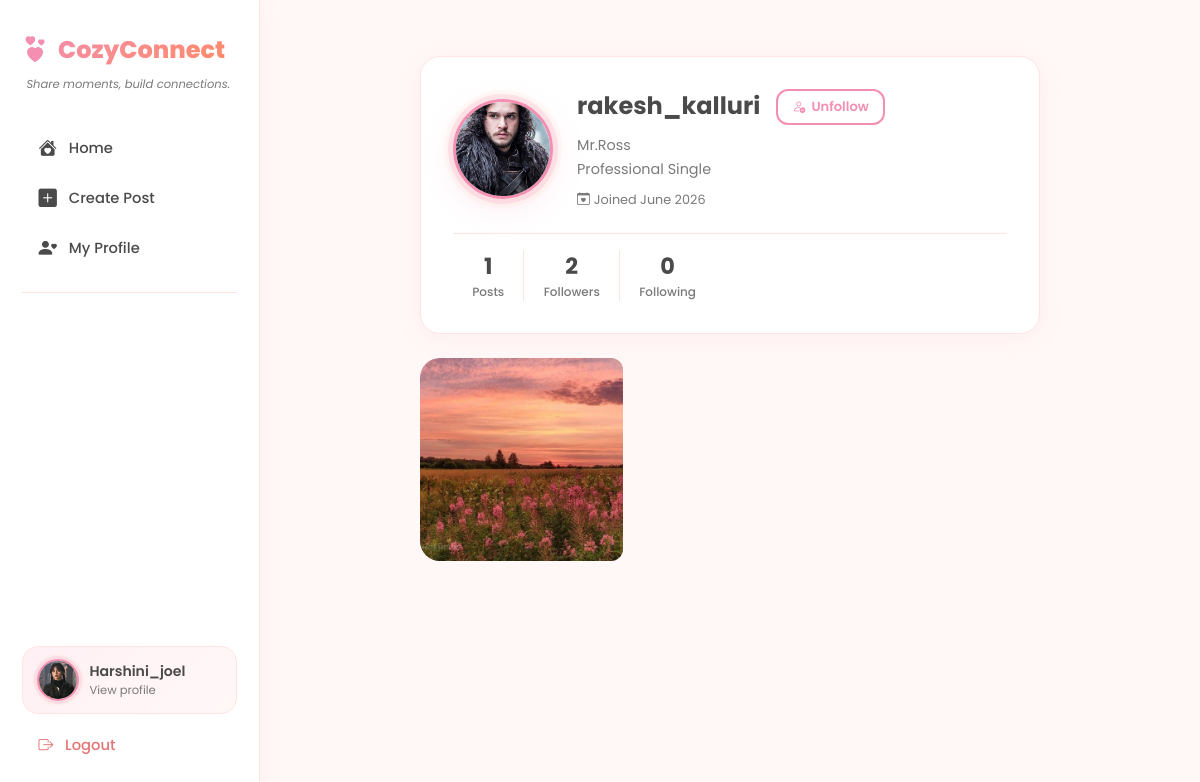
The page /profile/rakesh_kalluri/ (signed in) on the database its author committed.
### social/models.py (models this page shows, shortened)
class Profile(models.Model):
    user = models.OneToOneField(
        User,
        on_delete=models.CASCADE,
        related_name='profile'
    )
    bio = models.TextField(max_length=300, blank=True)
    avatar = models.ImageField(
        upload_to='avatars/',
        default='avatars/default.png',
        blank=True
    )
    def get_followers_count(self):
        return Follow.objects.filter(following=self.user).count()
    def get_following_count(self):
        return Follow.objects.filter(follower=self.user).count()
    def get_posts_count(self):
        return Post.objects.filter(author=self.user).count()

class Post(models.Model):
    author = models.ForeignKey(
        User,
        on_delete=models.CASCADE,
        related_name='posts'
    )
    caption = models.TextField(max_length=500, blank=True)
    image = models.ImageField(
        upload_to='posts/',
        blank=True,
        null=True
    )
    created_at = models.DateTimeField(auto_now_add=True)
    class Meta:
        ordering = ['-created_at']

### social/views.py (the view)
# urls.py: path('profile/<str:username>/', views.profile_view, name='profile'),
@login_required(login_url='login')
def profile_view(request, username):
    profile_user = get_object_or_404(User, username=username)
    profile = profile_user.profile
    posts = Post.objects.filter(author=profile_user)
    is_following = Follow.objects.filter(
        follower=request.user,
        following=profile_user
    ).exists()
    return render(request, 'social/profile.html', {
        'profile_user': profile_user,
        'profile': profile,
        'posts': posts,
        'is_following': is_following,
        'followers_count': profile.get_followers_count(),
        'following_count': profile.get_following_count(),
        'posts_count': profile.get_posts_count(),
    })

### templates/social/profile.html (shortened to what this page needs)
{% extends 'social/base.html' %}
{% block content %}
<div class="content-center">
    <div class="profile-header-card">
        <div class="d-flex align-items-center gap-4 flex-wrap">
            <div class="avatar-cozy avatar-lg">
                {% if profile.avatar %}
                <img src="{{ profile.avatar.url }}" alt="avatar">
                {% else %}
                <div class="avatar-init">{{ profile_user.username|first|upper }}</div>
                {% endif %}
            </div>
            <div class="flex-fill">
                <div class="d-flex align-items-center gap-3 flex-wrap mb-2">
                    <h4 style="font-weight:700;color:var(--text);margin:0;">{{ profile_user.username }}</h4>
                    {% if request.user == profile_user %}
                    <a href="{% url 'edit_profile' %}" class="btn-cozy-outline"
                        style="font-size:0.82rem;padding:6px 14px;">
                        <i class="bi bi-pencil-heart"></i> Edit Profile
                    </a>
                    {% else %}
                    <a href="{% url 'follow' username=profile_user.username %}"
                        class="{% if is_following %}btn-cozy-outline{% else %}btn-cozy{% endif %}"
                        style="font-size:0.82rem;padding:6px 14px;">
                        {% if is_following %}
                        <i class="bi bi-person-dash"></i> Unfollow
                        {% else %}
                        <i class="bi bi-person-plus"></i> Follow
                        {% endif %}
                    </a>
                    {% endif %}
                </div>
                {% if profile.bio %}
                <p class="profile-bio mb-2">{{ profile.bio }}</p>
                {% else %}
                <p style="color:var(--muted);font-size:0.88rem;font-style:italic;" class="mb-2">No bio yet...</p>
                {% endif %}
                <div style="font-size:0.8rem;color:var(--muted);">
                    <i class="bi bi-calendar-heart me-1"></i>Joined {{ profile_user.date_joined|date:"F Y" }}
                </div>
            </div>
        </div>
        <div class="d-flex mt-4 pt-3" style="border-top:1.5px solid var(--border);">
            <div class="stat-box">
                <span class="stat-num">{{ posts_count }}</span>
                <span class="stat-label">Posts</span>
            </div>
            <div class="stat-box">
                <span class="stat-num">{{ followers_count }}</span>
                <span class="stat-label">Followers</span>
            </div>
            <div class="stat-box">
                <span class="stat-num">{{ following_count }}</span>
                <span class="stat-label">Following</span>
            </div>
        </div>
    </div>
    {% if posts %}
    <div class="posts-grid">
        {% for post in posts %}
        <div class="grid-post">
            {% if post.image %}
            <img src="{{ post.image.url }}" alt="post">
            {% else %}
            <div class="grid-post-placeholder">
                <i class="bi bi-chat-heart" style="font-size:1.5rem;color:var(--rose);"></i>
                <span>{{ post.caption|truncatechars:25 }}</span>
            </div>
            {% endif %}
        </div>
        {% endfor %}
    </div>
    {% endif %}
</div>
{% endblock %}

### templates/social/base.html (shortened to what this page needs)
<!DOCTYPE html>
<html lang="en">
<head>
    <link href="https://cdn.jsdelivr.net/npm/bootstrap@5.3.0/dist/css/bootstrap.min.css" rel="stylesheet">
    <link href="https://cdn.jsdelivr.net/npm/bootstrap-icons@1.10.5/font/bootstrap-icons.css" rel="stylesheet">
</head>
<body>
    {% if user.is_authenticated %}
    <aside class="sidebar">
        <a href="{% url 'feed' %}" class="sidebar-brand">
            <i class="bi bi-hearts"></i>
            <span>CozyConnect</span>
        </a>
        <p class="sidebar-tagline">Share moments, build connections.</p>
        <nav>
            <a href="{% url 'feed' %}" class="nav-item-custom">
                <i class="bi bi-house-heart-fill"></i>
                <span>Home</span>
            </a>
            <a href="{% url 'create_post' %}" class="nav-item-custom">
                <i class="bi bi-plus-square-fill"></i>
                <span>Create Post</span>
            </a>
            <a href="{% url 'profile' username=request.user.username %}" class="nav-item-custom">
                <i class="bi bi-person-heart"></i>
                <span>My Profile</span>
            </a>
        </nav>
        <div class="sidebar-divider"></div>
        <div class="sidebar-bottom">
            <a href="{% url 'profile' username=request.user.username %}" class="user-pill">
                <div class="avatar-cozy">
                    {% if user.profile.avatar %}
                    <img src="{{ user.profile.avatar.url }}" alt="avatar">
                    {% else %}
                    <div class="avatar-init">{{ user.username|first|upper }}</div>
                    {% endif %}
                </div>
                <div>
                    <div class="user-pill-name">{{ user.username }}</div>
                    <div class="user-pill-sub">View profile</div>
                </div>
            </a>
            <a href="{% url 'logout' %}" class="logout-btn">
                <i class="bi bi-box-arrow-right"></i>
                <span>Logout</span>
            </a>
        </div>
    </aside>
    {% endif %}
    <div
        class="{% if user.is_authenticated %}main-content{% else %}d-flex align-items-center justify-content-center min-vh-100{% endif %}">
        {% block content %}{% endblock %}
    </div>
</body>
</html>

### templates/social/base.html (style rules this page uses)
:root { --bg: #FFF8F7; --card: #FFFFFF; --primary: #F8BBD0; --peach: #FFD6C2; --rose: #F48FB1; --rose-dark: #E91E8C; --text: #4A4A4A; --muted: #7A7A7A; --border: #FFE4E1; --radius: 20px; --shadow: 0 4px 24px rgba(244, 143, 177, 0.10); --shadow-hover: 0 8px 32px rgba(244, 143, 177, 0.18); }
* { box-sizing: border-box; margin: 0; padding: 0; }
body { background: var(--bg); color: var(--text); font-family: 'Poppins', sans-serif; min-height: 100vh; }
.sidebar { position: fixed; top: 0; left: 0; width: 260px; height: 100vh; background: var(--card); border-right: 1.5px solid var(--border); padding: 2rem 1.4rem; display: flex; flex-direction: column; z-index: 100; box-shadow: 2px 0 20px rgba(244, 143, 177, 0.07); }
.sidebar-brand { font-size: 1.5rem; font-weight: 800; background: linear-gradient(135deg, var(--rose), #FF8A65); -webkit-background-clip: text; -webkit-text-fill-color: transparent; background-clip: text; text-decoration: none; margin-bottom: 2.5rem; display: flex; align-items: center; gap: 10px; }
.sidebar-brand i { -webkit-text-fill-color: var(--rose); font-size: 1.6rem; }
.sidebar-tagline { font-size: 0.72rem; color: var(--muted); margin-top: -2rem; margin-bottom: 2rem; padding-left: 4px; font-style: italic; }
.nav-item-custom { display: flex; align-items: center; gap: 12px; padding: 12px 16px; border-radius: 14px; color: var(--text); text-decoration: none; font-weight: 500; font-size: 0.92rem; transition: all 0.25s ease; margin-bottom: 4px; }
.nav-item-custom i { font-size: 1.15rem; }
.sidebar-divider { height: 1px; background: var(--border); margin: 1rem 0; }
.sidebar-bottom { margin-top: auto; }
.user-pill { display: flex; align-items: center; gap: 10px; padding: 12px 14px; border-radius: 16px; background: linear-gradient(135deg, #FFF0F5, #FFF8F7); text-decoration: none; color: var(--text); transition: all 0.25s; border: 1.5px solid var(--border); margin-bottom: 8px; }
.user-pill-name { font-weight: 600; font-size: 0.88rem; color: var(--text); }
.user-pill-sub { font-size: 0.72rem; color: var(--muted); }
.avatar-cozy { position: relative; display: inline-block; }
.avatar-cozy img, .avatar-cozy .avatar-init { width: 42px; height: 42px; border-radius: 50%; object-fit: cover; border: 2.5px solid var(--rose); box-shadow: 0 0 0 3px rgba(244, 143, 177, 0.2), 0 0 0 5px rgba(255, 214, 194, 0.15); }
.avatar-lg img, .avatar-lg .avatar-init { width: 100px; height: 100px; font-size: 2.2rem; border: 3px solid var(--rose); box-shadow: 0 0 0 5px rgba(244, 143, 177, 0.2), 0 0 0 9px rgba(255, 214, 194, 0.15), 0 8px 32px rgba(244, 143, 177, 0.2); }
.main-content { margin-left: 260px; min-height: 100vh; padding: 2rem 2.5rem; }
.content-center { max-width: 620px; margin: 0 auto; }
.profile-header-card { background: var(--card); border-radius: var(--radius); padding: 2rem; box-shadow: var(--shadow); margin-bottom: 1.5rem; border: 1.5px solid var(--border); }
.profile-bio { color: var(--muted); font-size: 0.9rem; line-height: 1.7; word-wrap: break-word; overflow-wrap: break-word; white-space: pre-wrap; max-width: 100%; display: block; }
.stat-box { text-align: center; padding: 0 1.2rem; border-right: 1px solid var(--border); }
.stat-box:last-child { border-right: none; }
.stat-num { font-size: 1.4rem; font-weight: 700; color: var(--text); display: block; }
.stat-label { font-size: 0.75rem; color: var(--muted); font-weight: 500; }
.posts-grid { display: grid; grid-template-columns: repeat(3, 1fr); gap: 6px; border-radius: var(--radius); overflow: hidden; }
.grid-post { aspect-ratio: 1; overflow: hidden; background: var(--border); position: relative; border-radius: 12px; }
.grid-post img { width: 100%; height: 100%; object-fit: cover; transition: transform 0.3s ease; }
.btn-cozy-outline { background: transparent; color: var(--rose); border: 2px solid var(--rose); border-radius: 12px; padding: 8px 22px; font-weight: 600; font-family: 'Poppins', sans-serif; font-size: 0.9rem; transition: all 0.25s ease; text-decoration: none; display: inline-flex; align-items: center; gap: 6px; }
.logout-btn { display: flex; align-items: center; gap: 12px; padding: 12px 16px; border-radius: 14px; color: #E57373; text-decoration: none; font-weight: 500; font-size: 0.92rem; transition: all 0.25s ease; width: 100%; }

### rows shown on the page
Profile: avatar (picture), bio "Mr.Ross Professional Single"
Post: image (picture)

### other values the page prints
{{ user.username }} "Harshini_joel"
{{ profile_user.username }} "rakesh_kalluri"
{{ profile_user.date_joined|date:"F Y" }} "June 2026"
{{ posts_count }} "1"
{{ followers_count }} "2"
{{ following_count }} "0"
